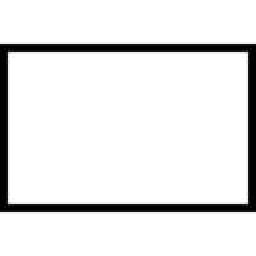
#> input picture AboutMath/rectangle.jpg, 128 x 128 px (shown 2 times larger)
$ python recandcircle.py
#> lines starting #> are read from the running program, lines starting #| are printed output that depends on the picture
import cv2
import numpy as np
from matplotlib import pyplot as plt

image = cv2.imread('rectangle.jpg',0)
#> image is the input picture: shape (128, 128); min 0, max 255, mean 229.7

img_float32 = np.float32(image)

dft = cv2.dft(img_float32, flags = cv2.DFT_COMPLEX_OUTPUT)
dft_shift = np.fft.fftshift(dft)

magnitude_spectrum = 20*np.log(cv2.magnitude(dft_shift[:,:,0],dft_shift[:,:,1]))
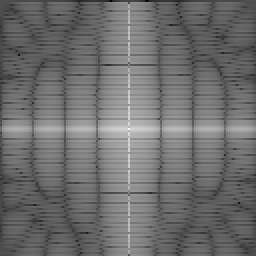
#> magnitude_spectrum: shape (128, 128) float32 (shown 2 times larger); min -52.55, max 302.8, mean 100.7; drawn with min black and max white

fig, (ax1, ax2) = plt.subplots(nrows=1, ncols=2)

ax1.imshow(image, cmap = 'gray')
ax1.set_title('Input Image')
ax1.set_xticks([])
ax1.set_yticks([])

ax2.imshow(magnitude_spectrum, cmap = 'gray')
ax2.set_title('Magnitude Spectrum')
ax2.set_xticks([])
ax2.set_yticks([])

fig.savefig("rectangleresult.jpg")
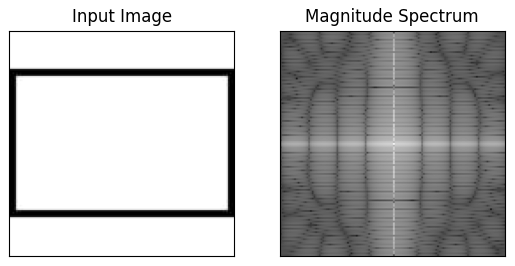
#> figure drawn by matplotlib, 2 panels

$ run again, with AboutMath/circle.jpg copied over AboutMath/rectangle.jpg
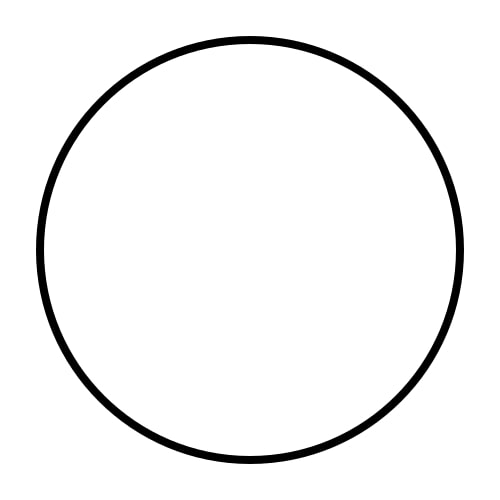
#> input picture AboutMath/circle.jpg, 500 x 500 px
#> image is the input picture: shape (500, 500); min 0, max 255, mean 244.3
#> `magnitude_spectrum = 20*np.log(cv2.magnitude(dft_shift[:,:,0],dft_shif..`:
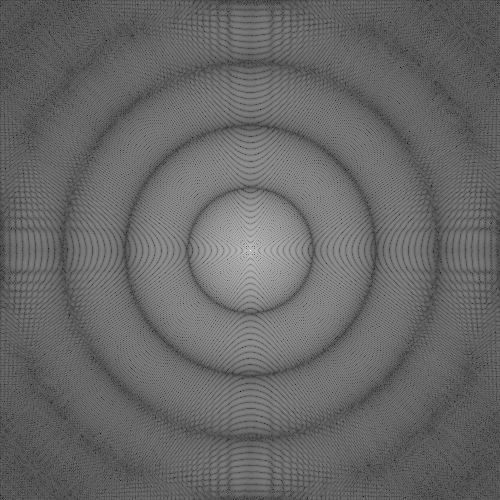
#> magnitude_spectrum: shape (500, 500) float32; min 16.65, max 358.6, mean 155.3; drawn with min black and max white
#> `fig.savefig("rectangleresult.jpg")`:
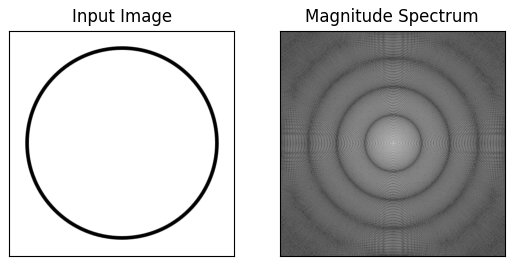
#> figure drawn by matplotlib, 2 panels
